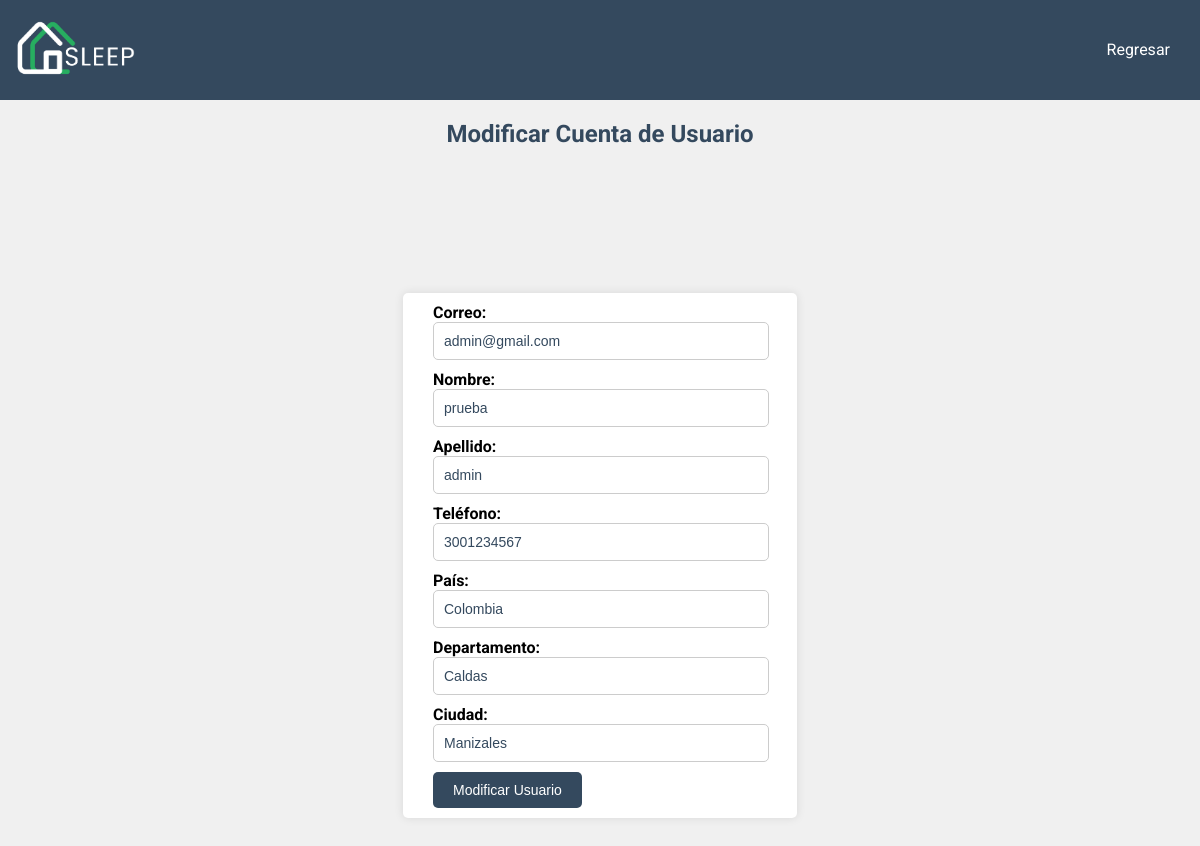
/pages/modificar_cuenta.php?documento=123456789, run on the app's committed database.
### tables this page shows
CREATE TABLE `usuarios` (
  `documento` int(11) NOT NULL,
  `correo` varchar(45) NOT NULL,
  `nombre` varchar(15) NOT NULL,
  `apellido` varchar(15) NOT NULL,
  `telefono` varchar(20) NOT NULL,
  `pais` varchar(15) NOT NULL,
  `departamento` varchar(15) NOT NULL,
  `ciudad` varchar(15) NOT NULL,
  `contrasena` varchar(255) NOT NULL,
  `tipoUsuarioId` int(11) NOT NULL
);

### pages/modificar_cuenta.php (the view, shortened to what this page needs)
<?php
include '../conections/conection.php';
if (isset($_GET['documento'])) {
    $documento = $_GET['documento'];
    $sql = "SELECT * FROM usuarios WHERE documento = '$documento'";
    $result = $conn->query($sql);
    if ($result->num_rows == 1) {
        $row = $result->fetch_assoc();
        $correo = $row['correo'];
        $nombre = $row['nombre'];
        $apellido = $row['apellido'];
        $telefono = $row['telefono'];
        $pais = $row['pais'];
        $departamento = $row['departamento'];
        $ciudad = $row['ciudad'];
    } else {
        echo "Usuario no encontrado.";
        exit();
    }
} else {
    echo "Documento no proporcionado.";
    exit();
}
?>
<!DOCTYPE html>
<html lang="es">
<head>
    <link rel="stylesheet" href="../assets/css/modificar_cuenta.css">
</head>
<body>
    <header>
        <div id="logo">
            <img src="../assets/img/logoclaro.png" alt="Logo del Hotel" width="135px" height="70px">
        </div>
        <nav>
            <ul class="ul-encabezados">
                <li><a href="panel_gestor.php">Regresar</a></li>
            </ul>
        </nav>
    </header>
    <h2>Modificar Cuenta de Usuario</h2>
    <br>
    <br>
    <main>
        <section>
            <div class="form-container">
                <form method="post" action="">
                    <label for="correo"><strong>Correo:</strong></label>
                    <input type="email" id="correo" name="correo" value="<?php echo $correo; ?>" required><br>
                    <label for="nombre"><strong>Nombre:</strong></label>
                    <input type="text" id="nombre" name="nombre" value="<?php echo $nombre; ?>" required><br>
                    <label for="apellido"><strong>Apellido:</strong></label>
                    <input type="text" id="apellido" name="apellido" value="<?php echo $apellido; ?>" required><br>
                    <label for="telefono"><strong>Teléfono:</strong></label>
                    <input type="text" id="telefono" name="telefono" value="<?php echo $telefono; ?>" required><br>
                    <label for="pais"><strong>País:</strong></label>
                    <input type="text" id="pais" name="pais" value="<?php echo $pais; ?>" required><br>
                    <label for="departamento"><strong>Departamento:</strong></label>
                    <input type="text" id="departamento" name="departamento" value="<?php echo $departamento; ?>" required><br>
                    <label for="ciudad"><strong>Ciudad:</strong></label>
                    <input type="text" id="ciudad" name="ciudad" value="<?php echo $ciudad; ?>" required><br>
                    <button type="submit">Modificar Usuario</button>
                </form>
            </div>
        </section>
    </main>
</body>
</html>

### assets/css/modificar_cuenta.css (style rules this page uses)
body { font-family: 'Roboto', sans-serif; margin: 0; padding: 0; background-color: #f0f0f0; }
header { background-color: #34495e; color: white; padding: 10px; display: flex; justify-content: space-between; align-items: center; }
ul.ul-encabezados { list-style-type: none; padding: 0; }
ul.ul-encabezados li { display: inline; margin-right: 20px; }
ul.ul-encabezados a { text-decoration: none; color: white; }
main { display: flex; justify-content: center; align-items: center; height: calc(100vh - 100px); }
.form-container { background-color: white; padding: 10px 50px 10px 30px; border-radius: 5px; box-shadow: 0px 0px 10px rgba(0, 0, 0, 0.1); }
label { font-weight: bold; margin-bottom: 5px; }
input[type="email"], input[type="text"], input[type="password"] { width: 100%; padding: 10px; margin-bottom: 10px; border: 1px solid #ccc; border-radius: 5px; font-size: 14px; transition: border-color 0.3s ease-in-out; color: #34495e; }
button[type="submit"] { background-color: #34495e; color: white; border: none; padding: 10px 20px; border-radius: 5px; cursor: pointer; font-size: 14px; transition: background-color 0.3s ease-in-out; }
h2 { color: #34495e; text-align: center; margin-bottom: 20px; }
#logo img { max-width: 100%; height: auto; }
nav ul { list-style: none; margin: 0; padding: 0; }
nav ul li { display: inline; margin-right: 20px; }

### data on the page
usuarios: correo "admin@gmail.com", nombre "prueba", apellido "admin", telefono "3001234567", pais "Colombia", departamento "Caldas", ciudad "Manizales"
